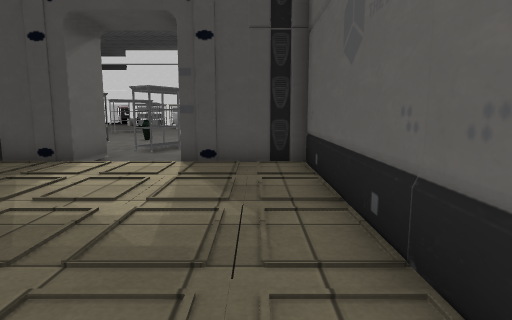
view 1 (above)

19 first-person views from a walk through a Unity game level. The camera is 1.2 m above the floor, tilts 8° down and sees 75° across. The floor is counted in squares, 1 m on a side. Each view is taken from the middle of a square. On the plan, view 1 faces up. The plan holds only what a view shows up to about 14 squares ahead; the rest is blank. The place goes on beyond the plan. The player character is not drawn. Some animated figures are left out. Some surface patterns are stand-ins.

view 2
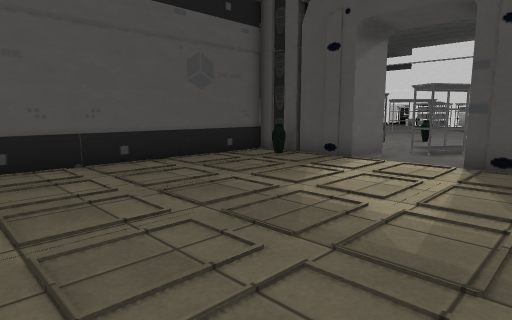

view 3
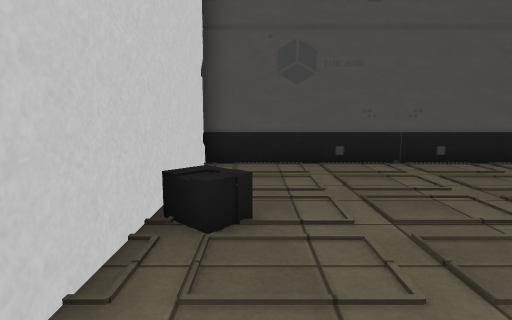

view 4
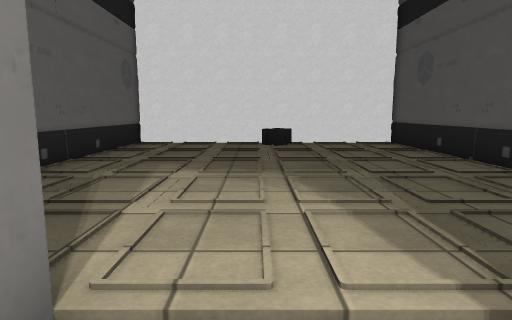

view 5
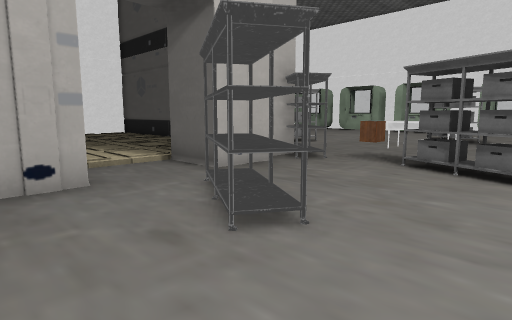

view 6
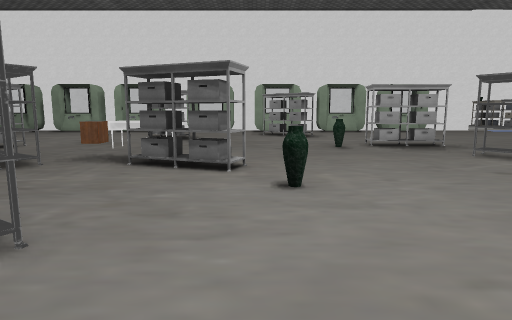

view 7
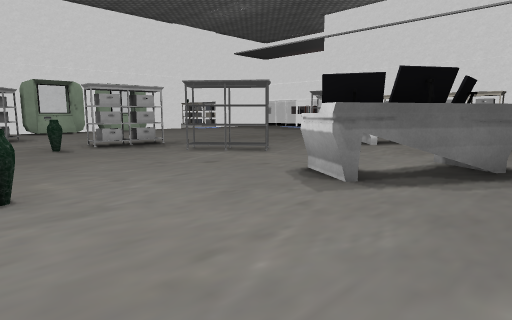

view 8
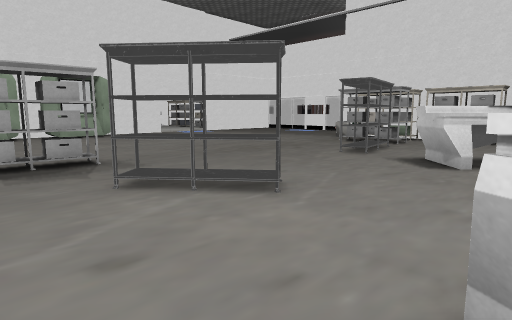

view 9
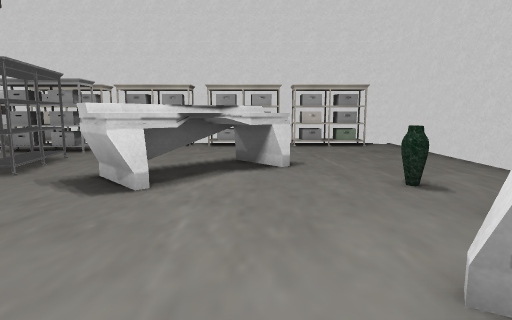

view 10
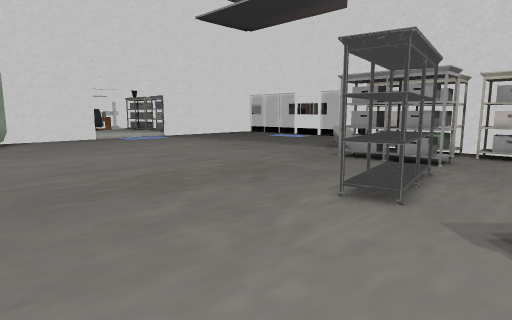

view 11
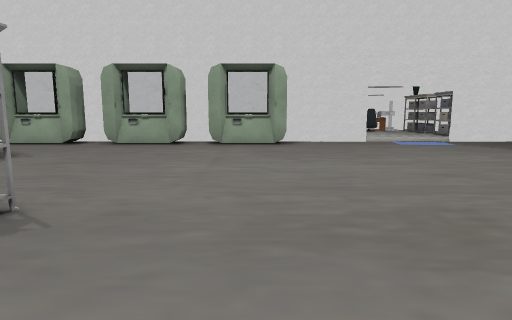

view 12
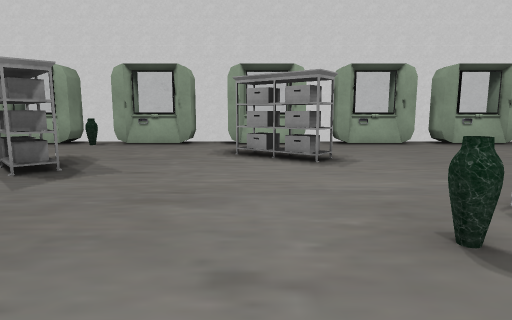

view 13
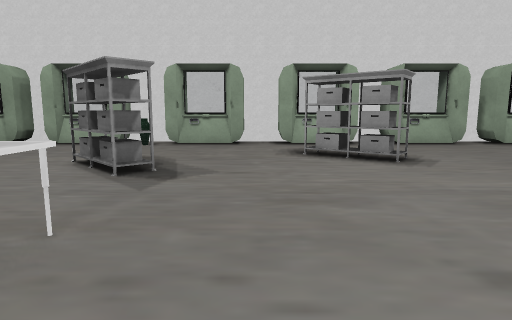

view 14
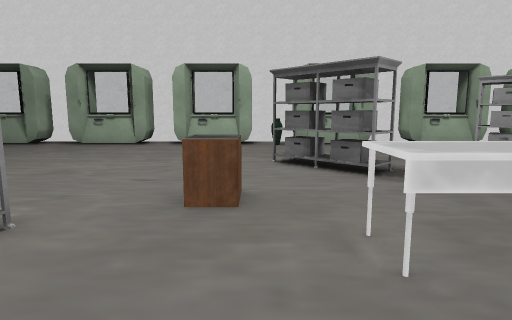

view 15
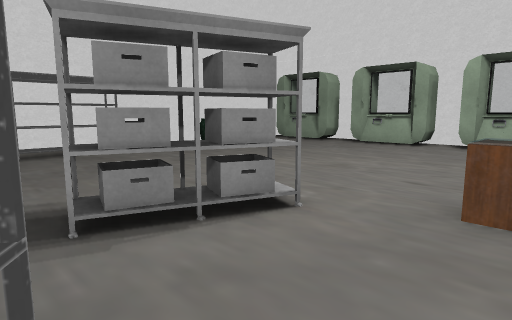

view 16
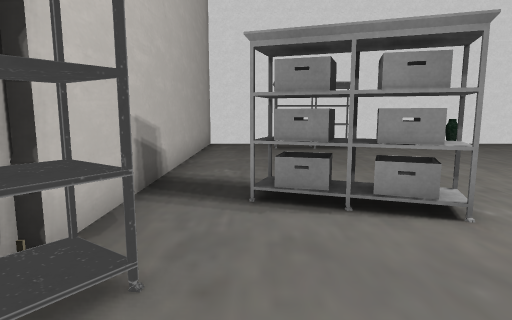

view 17
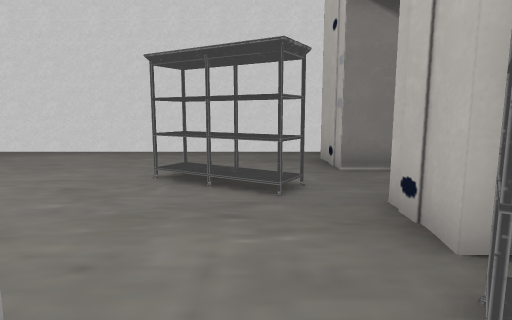

view 18
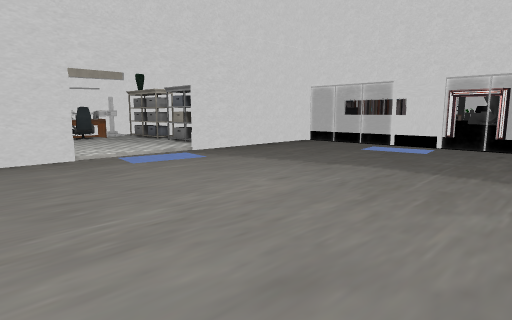

view 19
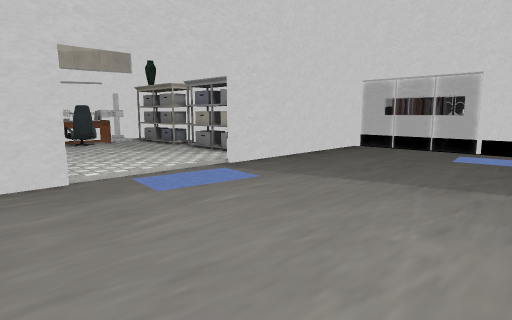

### Floor plan
Key: @ floor where view 1 was taken; # wall or solid block; . floor; = window, fence, low wall or low ledge; ^ raised ledge; A vase; B box; T table; P pillar; C chair; O other object.
Columns run from 32 left of view 1 to 2 right of it. Each row starts with its distance up from view 1.
 42            ..
 41          .===#.==
 40          =.......
 39          #........
 38          #........
 37    ####  #........################
 36   OOO.OOOP........BOOOOOOOOOOOOOOP
 35  #.......#.........B........ .....#
 34  #O.................OOO..... .....#
 33 OOOC........................ .....#
 32  OO...................OO....O.....#
 31   O   ................OO...OOO....#
 30          #.............O..OOO.....#
 29          P.............O.OO....A..
 28          #................O......
 27          ##.....................
 26          ^^.....................
 25          #O...................O.
 24          ##.............O.... OO
 23          ##........OO.OOO....OO.
 22          #^........O...O....OO..
 21          #O........O.........O..
 20          ##.......................#
 19          ##...OO....A.............#
 18          ##...O...................#
 17          ^#..OO............A......#
 16          ##..............O........#
 15          #..............OO........#
 14          ##............ O....O....#
 13          ^#.....O...T...O....OO...#
 12          ##....OO...T.......OO....#
 11          #A...OO....T...OO..O.....#
 10          ##.......O.....OO##..###.#
  9          ##.......OO...O# ##..###
  8          ^#.............#A##...###
  7          ##.........OO..#........#
  6          ##..........OO.#........#
  5          ##.............#........#
  4          ^#.............#........#
  3          ##.............#........#
  2          #..............#........#
  1          ##.  ..........#........#
  0          ^   ...........#.......@#
 -1          #   ..A  .OOO..#...B....#
 -2             ######################

Positions as (right, up) in squares from view 1, and headings:
1: (0, 0), facing up
2: (0, 0), facing up-left
3: (0, -1), facing left
4: (-3, 10), facing down
5: (0, 16), facing down-left
6: (0, 16), facing left
7: (0, 16), facing up-left
8: (-4, 20), facing up-left
9: (-4, 23), facing up
10: (-7, 25), facing up-left
11: (-9, 26), facing left
12: (-9, 17), facing left
13: (-9, 15), facing left
14: (-9, 10), facing left
15: (-9, 10), facing down-left
16: (-10, 11), facing down
17: (-9, 12), facing right
18: (-14, 28), facing up-left
19: (-17, 29), facing up-left
